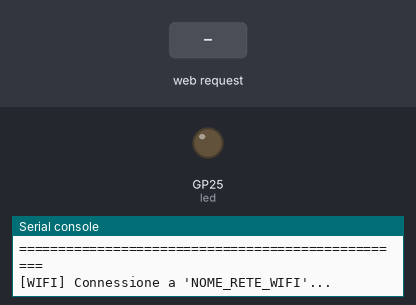
Bench run of a program on a simulated Raspberry Pi Pico running MicroPython. On the bench: output pins drawn as LEDs (lit = HIGH), the last lines printed to the serial console. The inputs (shaded band) are chosen by the test bench. WiFi joins after 1.5 s; outgoing connections fail; the clock reads 2024-03-15 10:24:30 at power-on unless the program sets it.

Above: at 1.2 s.
1.3 s: HTTP request GET / received
At 2.2 s:
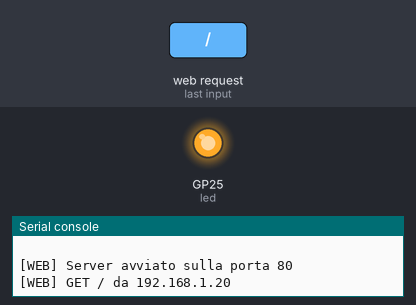
3.0 s: HTTP request GET /? received
6.0 s: HTTP request GET /scan received
Timing chart, 0 to 13.2 s (numbered marks = the images above; inputs shaded):
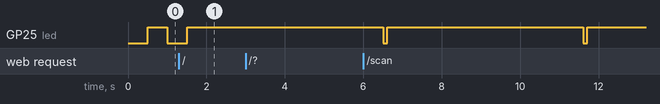

Measured:
- by itself, GP25 (led): alternates HIGH for 5.0 s and LOW for 0.10 s

The program:

main.py
```python
# =============================================================
#  main.py - Entry point principale per Raspberry Pi Pico 2W
#  Carica questo file (insieme agli altri) sul Pico 2W
# =============================================================

import network
import time
import uasyncio as asyncio
from machine import Pin

import scanner
import web_server
from config import (
    WIFI_SSID, WIFI_PASSWORD,
    SCAN_INTERVAL, WEB_PORT, SUBNET
)

# LED integrato nel Pico 2W
led = Pin("LED", Pin.OUT)

# Evento per triggerare scansione manuale dal web
scan_event = asyncio.Event()


# ---- Connessione WiFi --------------------------------------------

def connect_wifi():
    """Connetti il Pico 2W alla rete WiFi. Ritorna l'IP assegnato."""
    wlan = network.WLAN(network.STA_IF)
    wlan.active(True)

    if wlan.isconnected():
        return wlan.ifconfig()[0]

    print(f"[WIFI] Connessione a '{WIFI_SSID}'...")
    wlan.connect(WIFI_SSID, WIFI_PASSWORD)

    timeout = 30
    blink   = 0
    while not wlan.isconnected() and timeout > 0:
        led.value(blink % 2)
        blink  += 1
        timeout -= 1
        time.sleep(0.5)

    if wlan.isconnected():
        ip = wlan.ifconfig()[0]
        led.on()
        print(f"[WIFI] Connesso! IP: {ip}")
        print(f"[WIFI] Dashboard: http://{ip}")
        return ip
    else:
        led.off()
        raise RuntimeError("Impossibile connettersi al WiFi. Controlla SSID e password in config.py")


# ---- Task principali asincroni -----------------------------------

async def task_scanner():
    """Task: esegui scansioni periodiche e su richiesta."""
    # Prima scansione all'avvio (piccolo ritardo per stabilizzare)
    await asyncio.sleep(3)
    print("[MAIN] Prima scansione di avvio...")
    await scanner.scan_network()

    while True:
        # Attendi l'evento manuale O il timeout periodico
        try:
            await asyncio.wait_for(scan_event.wait(), SCAN_INTERVAL)
            scan_event.clear()
            print("[MAIN] Scansione manuale richiesta dal web")
        except asyncio.TimeoutError:
            print(f"[MAIN] Scansione periodica (ogni {SCAN_INTERVAL}s)")

        # Non lanciare se già in corso
        if not scanner.scan_in_progress:
            await scanner.scan_network()


async def task_led_heartbeat():
    """Task: batte il LED ogni 5s per indicare che il sistema e' vivo."""
    while True:
        await asyncio.sleep(5)
        led.off()
        await asyncio.sleep(0.1)
        led.on()


async def task_web():
    """Task: avvia il web server."""
    await web_server.run_web_server(scan_trigger_event=scan_event)


async def task_watchdog():
    """Task: controlla connettivita' WiFi e riconnette se necessario."""
    wlan = network.WLAN(network.STA_IF)
    while True:
        await asyncio.sleep(60)
        if not wlan.isconnected():
            print("[WIFI] Connessione persa! Tentativo di riconnessione...")
            led.off()
            try:
                connect_wifi()
            except Exception as e:
                print(f"[WIFI] Riconnessione fallita: {e}")


# ---- Avvio -------------------------------------------------------

async def main():
    print("=" * 50)
    print("  Pico 2W - Monitor Rete Domestica")
    print("=" * 50)

    # Connetti WiFi (bloccante all'avvio)
    ip = connect_wifi()

    print(f"\n[MAIN] Subnet target: {SUBNET}.x")
    print(f"[MAIN] Dashboard web: http://{ip}:{WEB_PORT}")
    print(f"[MAIN] Intervallo scansione: {SCAN_INTERVAL}s")
    print("[MAIN] Avvio task asincroni...\n")

    # Avvia tutti i task in parallelo
    await asyncio.gather(
        task_scanner(),
        task_web(),
        task_led_heartbeat(),
        task_watchdog(),
    )


# ---- Esecuzione --------------------------------------------------

try:
    asyncio.run(main())
except KeyboardInterrupt:
    print("\n[MAIN] Interruzione manuale.")
    led.off()
except Exception as e:
    print(f"\n[MAIN] Errore fatale: {e}")
    led.off()
    # Il Pico si riavviera' automaticamente grazie al watchdog HW
    import machine
    time.sleep(5)
    machine.reset()
```

scanner.py
```python
# =============================================================
#  scanner.py - Motore di scansione della rete
#  Usa TCP async per rilevare host attivi senza privilegi root
# =============================================================

import uasyncio as asyncio
import time
import json

from config import (
    SUBNET, SCAN_START, SCAN_END,
    PROBE_TIMEOUT, MAX_CONCURRENT,
    PROBE_PORTS, KNOWN_DEVICES,
    ALERT_NEW_DEVICES, MAX_ALERTS, MAX_HISTORY
)

# ---- Stato globale ------------------------------------------------
device_registry  = {}   # { "ip": { name, first_seen, last_seen, status, times_seen } }
scan_history     = []   # Lista delle ultime N scansioni
alerts           = []   # Lista alert sicurezza
scan_in_progress = False
last_scan_time   = None
scan_count       = 0


# ---- Probe TCP asincrono -----------------------------------------

async def _probe_port(ip, port):
    """Prova a connettersi a ip:port. Ritorna True se l'host risponde."""
    try:
        conn = asyncio.open_connection(ip, port)
        reader, writer = await asyncio.wait_for(conn, PROBE_TIMEOUT)
        writer.close()
        await writer.wait_closed()
        return True
    except Exception:
        return False


async def is_host_alive(ip):
    """Controlla se un host e' attivo provando piu' porte comuni."""
    for port in PROBE_PORTS:
        if await _probe_port(ip, port):
            return True
    return False


# ---- Scansione subnet --------------------------------------------

async def _scan_batch(ips):
    """Scansiona un gruppo di IP in parallelo."""
    tasks   = [asyncio.create_task(is_host_alive(ip)) for ip in ips]
    results = await asyncio.gather(*tasks)
    return [(ip, alive) for ip, alive in zip(ips, results)]


async def scan_network():
    """Scansiona l'intera subnet e aggiorna il registro dei dispositivi."""
    global scan_in_progress, last_scan_time, scan_count

    if scan_in_progress:
        return []

    scan_in_progress = True
    scan_count += 1
    started_at   = time.time()
    found_ips    = []
    total        = SCAN_END - SCAN_START + 1
    scanned      = 0

    print(f"[SCAN #{scan_count}] Avvio scansione {SUBNET}.{SCAN_START} - {SUBNET}.{SCAN_END}")

    # Scansiona a gruppi di MAX_CONCURRENT IP
    batch = []
    for i in range(SCAN_START, SCAN_END + 1):
        batch.append(f"{SUBNET}.{i}")
        if len(batch) >= MAX_CONCURRENT:
            results  = await _scan_batch(batch)
            scanned += len(batch)
            for ip, alive in results:
                if alive:
                    found_ips.append(ip)
                    print(f"  [+] {ip}")
            batch = []
            # Piccola pausa per non sovraccaricare il chip
            await asyncio.sleep(0.05)

    # Ultimo batch parziale
    if batch:
        results  = await _scan_batch(batch)
        scanned += len(batch)
        for ip, alive in results:
            if alive:
                found_ips.append(ip)
                print(f"  [+] {ip}")

    elapsed       = time.time() - started_at
    last_scan_time = started_at
    scan_in_progress = False

    print(f"[SCAN #{scan_count}] Completata: {len(found_ips)} host attivi in {elapsed:.1f}s")

    # Aggiorna il registro
    _update_registry(found_ips, started_at)

    # Aggiungi allo storico
    _add_to_history(found_ips, started_at, elapsed)

    return found_ips


# ---- Registro dispositivi ----------------------------------------

def _update_registry(found_ips, now):
    """Aggiorna device_registry e genera alert per nuovi dispositivi."""
    global alerts

    # Marca tutti come offline temporaneamente
    for ip in device_registry:
        device_registry[ip]["status"] = "offline"

    for ip in found_ips:
        name = KNOWN_DEVICES.get(ip, "Dispositivo sconosciuto")
        is_new = ip not in device_registry

        if is_new:
            device_registry[ip] = {
                "ip":         ip,
                "name":       name,
                "first_seen": now,
                "last_seen":  now,
                "times_seen": 1,
                "status":     "online",
                "known":      ip in KNOWN_DEVICES,
            }
            if ALERT_NEW_DEVICES:
                _add_alert(
                    level="WARNING" if ip not in KNOWN_DEVICES else "INFO",
                    message=f"Nuovo dispositivo rilevato: {ip}  ({name})",
                    ip=ip,
                    timestamp=now,
                )
        else:
            entry = device_registry[ip]
            entry["last_seen"]  = now
            entry["times_seen"] += 1
            entry["status"]     = "online"
            entry["name"]       = name  # aggiorna se aggiunto a KNOWN_DEVICES


def _add_alert(level, message, ip, timestamp):
    global alerts
    alerts.insert(0, {
        "level":     level,
        "message":   message,
        "ip":        ip,
        "timestamp": timestamp,
    })
    if len(alerts) > MAX_ALERTS:
        alerts = alerts[:MAX_ALERTS]
    print(f"[ALERT {level}] {message}")


def _add_to_history(found_ips, started_at, elapsed):
    global scan_history
    scan_history.insert(0, {
        "scan_num":   scan_count,
        "timestamp":  started_at,
        "found":      len(found_ips),
        "elapsed":    round(elapsed, 1),
        "ips":        found_ips[:],
    })
    if len(scan_history) > MAX_HISTORY:
        scan_history = scan_history[:MAX_HISTORY]


# ---- Helpers pubblici --------------------------------------------

def get_online_devices():
    return [d for d in device_registry.values() if d["status"] == "online"]

def get_all_devices():
    return list(device_registry.values())

def get_alerts():
    return alerts

def get_stats():
    online  = len(get_online_devices())
    total   = len(device_registry)
    unknown = sum(1 for d in get_online_devices() if not d["known"])
    return {
        "online":     online,
        "total_ever": total,
        "unknown":    unknown,
        "scan_count": scan_count,
        "last_scan":  last_scan_time,
        "in_progress": scan_in_progress,
    }

def format_time(ts):
    if ts is None:
        return "Mai"
    t = time.localtime(int(ts))
    return f"{t[3]:02d}:{t[4]:02d}:{t[5]:02d}"
```

config.py
```python
# =============================================================
#  PICO 2W - MONITOR DI RETE DOMESTICA
#  config.py - Modifica questi parametri prima di avviare
# =============================================================

# --- WiFi ---
WIFI_SSID     = "NOME_RETE_WIFI"       # Nome della tua rete WiFi
WIFI_PASSWORD = "PASSWORD_WIFI"        # Password della tua rete WiFi

# --- Rete locale ---
# Controlla il tuo router: di solito e' 192.168.1 oppure 192.168.0
SUBNET        = "192.168.1"            # Prime 3 cifre dell'IP della rete
SCAN_START    = 1                      # IP iniziale da scansionare (.1)
SCAN_END      = 254                    # IP finale da scansionare (.254)

# --- Timing ---
SCAN_INTERVAL = 180                    # Secondi tra una scansione e l'altra (180 = 3 min)
PROBE_TIMEOUT = 0.4                    # Timeout per ogni tentativo di connessione (sec)
MAX_CONCURRENT = 20                    # IP da scansionare in parallelo (non alzare troppo)

# --- Web Server ---
WEB_PORT      = 80                     # Porta del dashboard web (visita http://<IP_PICO>)

# --- Dispositivi noti (opzionale) ---
# Aggiungi qui i tuoi dispositivi per identificarli nel dashboard
# Formato: "IP": "Nome dispositivo"
KNOWN_DEVICES = {
    "192.168.1.1":   "Router",
    "192.168.1.2":   "PC principale",
    # "192.168.1.10":  "Smart TV",
    # "192.168.1.20":  "iPhone",
    # "192.168.1.30":  "Stampante",
}

# --- Sicurezza ---
ALERT_NEW_DEVICES = True               # Segnala dispositivi mai visti prima
MAX_ALERTS        = 50                 # Numero massimo di alert da conservare
MAX_HISTORY       = 10                 # Numero di scansioni da conservare nello storico

# --- Porte da testare per rilevare host attivi ---
PROBE_PORTS = [80, 443, 22, 8080, 53, 8888, 23, 21, 5000, 3000]
```

Source omitted: web_server.py (12573 bytes)
